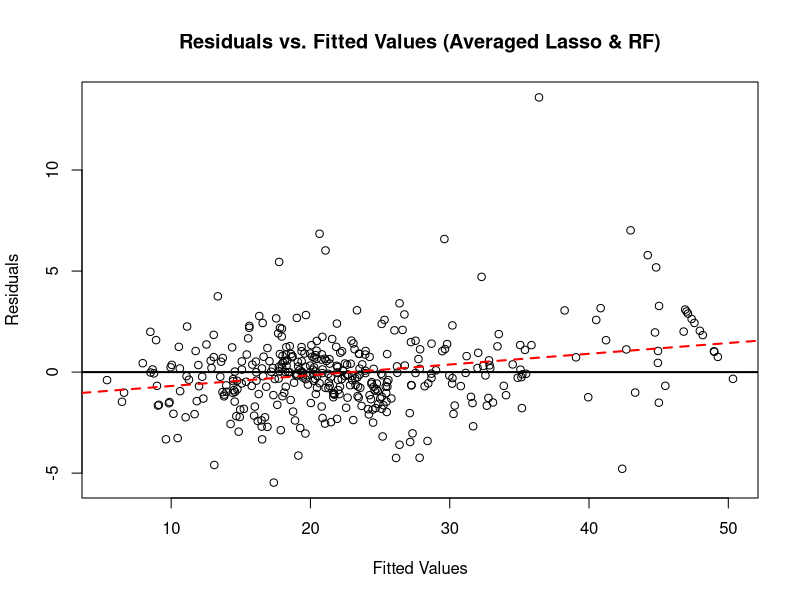

The R script that drew this image:
## ---- chunk 1
# Load necessary libraries
library(tidyverse)
library(glmnet)
library(randomForest)
library(MASS)
## ---- chunk 2
# Read in the test and train data
train <- read.csv('train.csv')
test <- read.csv('test.csv')

# Extract response and predictors from training data
y_train <- train$medv
x_train <- as.matrix(train[, c("crim", "zn", "indus", "chas", "nox", "rm", "age", "dis", "rad", "tax", "ptratio", "black", "lstat")])

# Extract predictors from test data
x_test <- as.matrix(test[, c("crim", "zn", "indus", "chas", "nox", "rm", "age", "dis", "rad", "tax", "ptratio", "black", "lstat")])
## ---- chunk 3
# Generate polynomial and interaction terms manually
x_train_poly <- as.data.frame(poly(x_train, degree = 2, raw = TRUE))
x_test_poly <- as.data.frame(poly(x_test, degree = 2, raw = TRUE))

# Fit Lasso with non-linear features
lasso_model <- cv.glmnet(as.matrix(x_train_poly), y_train, alpha = 1)
lasso_predictions <- as.vector(predict(lasso_model, s = lasso_model$lambda.min, newx = as.matrix(x_test_poly)))

# Cross-validated MSE for Lasso
lasso_mse <- mean((predict(lasso_model, newx = as.matrix(x_train_poly)) - y_train)^2)

## ---- chunk 4
# Random Forest
rf_model <- randomForest(x_train, y_train, ntree = 1000, mtry = 4, importance = TRUE)
rf_predictions <- predict(rf_model, newdata = x_test)

# Cross-validated MSE for Random Forest
rf_mse <- mean((predict(rf_model, x_train) - y_train)^2)
## ---- chunk 5
# Print MSEs
cat("Lasso MSE:", lasso_mse, "\n")
cat("Random Forest MSE:", rf_mse, "\n")
## ---- chunk 6
# Get fitted values for Lasso regression on the training data
lasso_fitted_values <- as.vector(predict(lasso_model, s = lasso_model$lambda.min, newx = as.matrix(x_train_poly)))

# Get fitted values for Random Forest on the training data
rf_fitted_values <- predict(rf_model, newdata = x_train, type = "response")

# Average the fitted values 
average_fitted_values <- (lasso_fitted_values + rf_fitted_values)/2

# Calculate residuals for the training data
average_residuals <- y_train - average_fitted_values

# Plot Residuals vs. Fitted Values
plot(average_fitted_values, average_residuals,
      xlab = "Fitted Values",
      ylab = "Residuals",
      main = "Residuals vs. Fitted Values (Averaged Lasso & RF)",
     )

# Add a horizontal line at y = 0
abline(h = 0, col = "black", lwd = 2)

# Fit a linear model to residuals vs. fitted values (for the line of best fit)
res_fit <- lm(average_residuals ~ average_fitted_values)
abline(res_fit, col = "red", lwd = 2, lty = 2) # Add line of best fit
## ---- chunk 7
# Average predictions from non-linear Lasso and Random Forest
final_predictions <- (lasso_predictions + rf_predictions)/2

# Create a dataframe with final results
my_submission <- tibble('id' = test$id, 'medv' = final_predictions)

# Save the file
write_csv(my_submission, 'submission3.csv')
